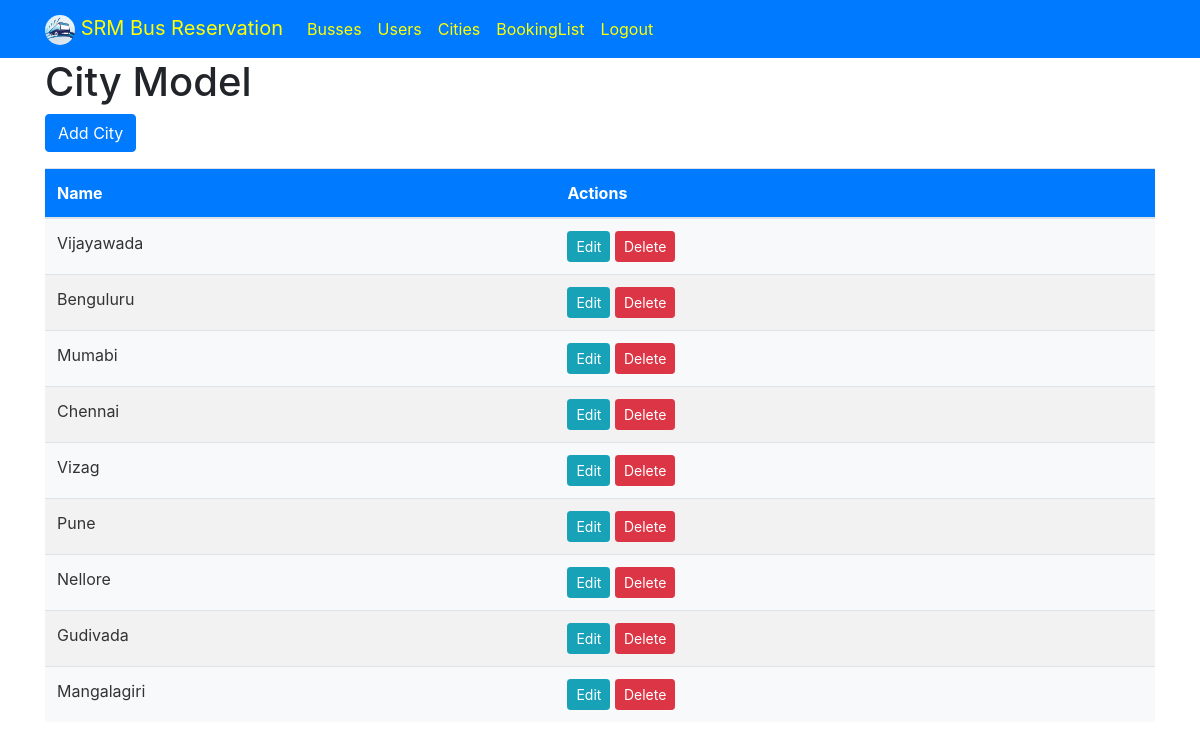
Screenshot of /cities (signed in) with the database file from the repository.
### myapp/models.py (models this page shows, shortened)
class City(models.Model):
    name = models.CharField(max_length=100)
    class Meta:
        verbose_name_plural = "List of Cities"

### myapp/views.py (the view)
# urls.py: path('cities', views.admin_cities, name='cities'),
@login_required(login_url='signin')
def admin_cities(request):
    if request.user.is_staff:
        cities = City.objects.all()
        return render(request, 'myapp/citylist.html', {'cities': cities})
    else:
        return redirect('success')

### myapp/templates/myapp/citylist.html
{% extends 'myapp/base.html' %}
{% block content %}
<div class="container">
  <h1>City Model</h1>
  <a href="{% url 'add_city' %}" class="btn btn-primary mb-3">Add City</a>
  <table class="table table-striped">
    <thead>
      <tr>
        <th>Name</th>
        <th>Actions</th>
      </tr>
    </thead>
    <tbody>
      {% for city in cities %}
      <tr>
        <td>{{ city.name }}</td>
        <td>
          <a href="{% url 'edit_city' city.id %}" class="btn btn-info btn-sm me-2">Edit</a>
          <a href="{% url 'delete_city' city.id %}" class="btn btn-danger btn-sm">Delete</a>
        </td>
      </tr>
      {% endfor %}
    </tbody>
  </table>
</div>
{% endblock %}

### myapp/static/css/styles.css (style rules this page uses)
body { animation: backgroundAnimation 10s infinite; }
.table thead th { background-color: #007bff; color: #fff; }
.table tbody tr:nth-child(even) { background-color: #f2f2f2; }
.table tbody tr:nth-child(odd) { background-color: #f8f9fa; }
.table tbody td { color: #333; }

### rows the page displays
City: name "Vijayawada"
City: name "Benguluru"
City: name "Mumabi"
City: name "Chennai"
City: name "Vizag"
City: name "Pune"
City: name "Nellore"
City: name "Gudivada"
City: name "Mangalagiri"
